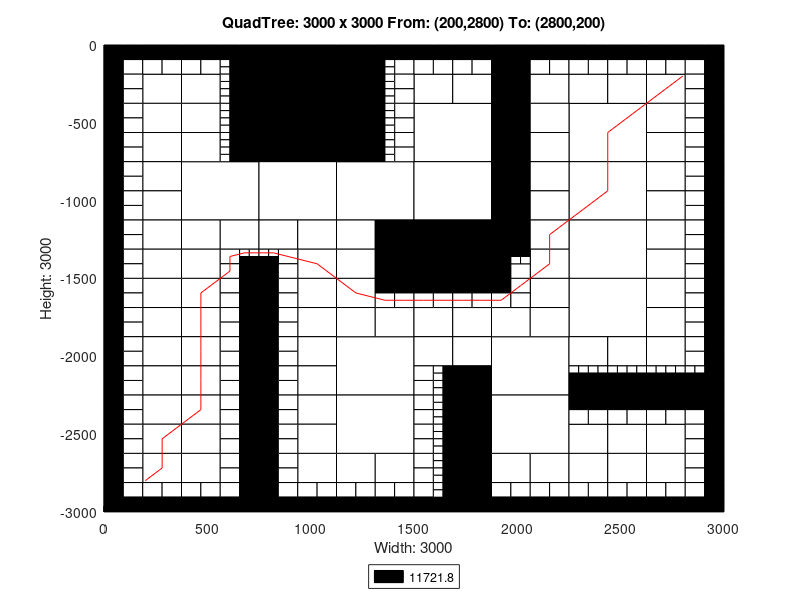

Here is the MATLAB script that generated this plot:
axis([0 3000 -3000 0]);
title('QuadTree: 3000 x 3000 From: (200,2800) To: (2800,200)');
xlabel('Width: 3000');
ylabel('Height: 3000');
rectangle('Position',[750 -375 375 375], 'FaceColor',[0 0 0]);
rectangle('Position',[750 -750 375 375], 'FaceColor',[0 0 0]);
rectangle('Position',[375 -1125 375 375], 'FaceColor',[1 1 1]);
rectangle('Position',[750 -1125 375 375], 'FaceColor',[1 1 1]);
rectangle('Position',[1125 -1125 375 375], 'FaceColor',[1 1 1]);
rectangle('Position',[1500 -750 375 375], 'FaceColor',[1 1 1]);
rectangle('Position',[2250 -750 375 375], 'FaceColor',[1 1 1]);
rectangle('Position',[1500 -1125 375 375], 'FaceColor',[1 1 1]);
rectangle('Position',[1500 -1500 375 375], 'FaceColor',[0 0 0]);
rectangle('Position',[2250 -1125 375 375], 'FaceColor',[1 1 1]);
rectangle('Position',[2250 -1500 375 375], 'FaceColor',[1 1 1]);
rectangle('Position',[1125 -2250 375 375], 'FaceColor',[1 1 1]);
rectangle('Position',[1125 -2625 375 375], 'FaceColor',[1 1 1]);
rectangle('Position',[1875 -2250 375 375], 'FaceColor',[1 1 1]);
rectangle('Position',[2250 -1875 375 375], 'FaceColor',[1 1 1]);
rectangle('Position',[1875 -2625 375 375], 'FaceColor',[1 1 1]);
rectangle('Position',[187.5 -375 187.5 187.5], 'FaceColor',[1 1 1]);
rectangle('Position',[375 -375 187.5 187.5], 'FaceColor',[1 1 1]);
rectangle('Position',[187.5 -562.5 187.5 187.5], 'FaceColor',[1 1 1]);
rectangle('Position',[187.5 -750 187.5 187.5], 'FaceColor',[1 1 1]);
rectangle('Position',[375 -562.5 187.5 187.5], 'FaceColor',[1 1 1]);
rectangle('Position',[375 -750 187.5 187.5], 'FaceColor',[1 1 1]);
rectangle('Position',[1125 -187.5 187.5 187.5], 'FaceColor',[0 0 0]);
rectangle('Position',[1125 -375 187.5 187.5], 'FaceColor',[0 0 0]);
rectangle('Position',[1125 -562.5 187.5 187.5], 'FaceColor',[0 0 0]);
rectangle('Position',[1125 -750 187.5 187.5], 'FaceColor',[0 0 0]);
rectangle('Position',[187.5 -937.5 187.5 187.5], 'FaceColor',[1 1 1]);
rectangle('Position',[187.5 -1125 187.5 187.5], 'FaceColor',[1 1 1]);
rectangle('Position',[187.5 -1312.5 187.5 187.5], 'FaceColor',[1 1 1]);
rectangle('Position',[187.5 -1500 187.5 187.5], 'FaceColor',[1 1 1]);
rectangle('Position',[375 -1312.5 187.5 187.5], 'FaceColor',[1 1 1]);
rectangle('Position',[562.5 -1312.5 187.5 187.5], 'FaceColor',[1 1 1]);
rectangle('Position',[375 -1500 187.5 187.5], 'FaceColor',[1 1 1]);
rectangle('Position',[750 -1312.5 187.5 187.5], 'FaceColor',[1 1 1]);
rectangle('Position',[937.5 -1312.5 187.5 187.5], 'FaceColor',[1 1 1]);
rectangle('Position',[937.5 -1500 187.5 187.5], 'FaceColor',[1 1 1]);
rectangle('Position',[1125 -1312.5 187.5 187.5], 'FaceColor',[1 1 1]);
rectangle('Position',[1312.5 -1312.5 187.5 187.5], 'FaceColor',[0 0 0]);
rectangle('Position',[1125 -1500 187.5 187.5], 'FaceColor',[1 1 1]);
rectangle('Position',[1312.5 -1500 187.5 187.5], 'FaceColor',[0 0 0]);
rectangle('Position',[1500 -375 187.5 187.5], 'FaceColor',[1 1 1]);
rectangle('Position',[1687.5 -375 187.5 187.5], 'FaceColor',[1 1 1]);
rectangle('Position',[1875 -187.5 187.5 187.5], 'FaceColor',[0 0 0]);
rectangle('Position',[1875 -375 187.5 187.5], 'FaceColor',[0 0 0]);
rectangle('Position',[2062.5 -375 187.5 187.5], 'FaceColor',[1 1 1]);
rectangle('Position',[1875 -562.5 187.5 187.5], 'FaceColor',[0 0 0]);
rectangle('Position',[2062.5 -562.5 187.5 187.5], 'FaceColor',[1 1 1]);
rectangle('Position',[1875 -750 187.5 187.5], 'FaceColor',[0 0 0]);
rectangle('Position',[2062.5 -750 187.5 187.5], 'FaceColor',[1 1 1]);
rectangle('Position',[2250 -375 187.5 187.5], 'FaceColor',[1 1 1]);
rectangle('Position',[2437.5 -375 187.5 187.5], 'FaceColor',[1 1 1]);
rectangle('Position',[2625 -375 187.5 187.5], 'FaceColor',[1 1 1]);
rectangle('Position',[2625 -562.5 187.5 187.5], 'FaceColor',[1 1 1]);
rectangle('Position',[2625 -750 187.5 187.5], 'FaceColor',[1 1 1]);
rectangle('Position',[1875 -937.5 187.5 187.5], 'FaceColor',[0 0 0]);
rectangle('Position',[2062.5 -937.5 187.5 187.5], 'FaceColor',[1 1 1]);
rectangle('Position',[1875 -1125 187.5 187.5], 'FaceColor',[0 0 0]);
rectangle('Position',[2062.5 -1125 187.5 187.5], 'FaceColor',[1 1 1]);
rectangle('Position',[1875 -1312.5 187.5 187.5], 'FaceColor',[0 0 0]);
rectangle('Position',[2062.5 -1312.5 187.5 187.5], 'FaceColor',[1 1 1]);
rectangle('Position',[2062.5 -1500 187.5 187.5], 'FaceColor',[1 1 1]);
rectangle('Position',[2625 -937.5 187.5 187.5], 'FaceColor',[1 1 1]);
rectangle('Position',[2625 -1125 187.5 187.5], 'FaceColor',[1 1 1]);
rectangle('Position',[2625 -1312.5 187.5 187.5], 'FaceColor',[1 1 1]);
rectangle('Position',[2625 -1500 187.5 187.5], 'FaceColor',[1 1 1]);
rectangle('Position',[187.5 -1687.5 187.5 187.5], 'FaceColor',[1 1 1]);
rectangle('Position',[187.5 -1875 187.5 187.5], 'FaceColor',[1 1 1]);
rectangle('Position',[375 -1687.5 187.5 187.5], 'FaceColor',[1 1 1]);
rectangle('Position',[375 -1875 187.5 187.5], 'FaceColor',[1 1 1]);
rectangle('Position',[187.5 -2062.5 187.5 187.5], 'FaceColor',[1 1 1]);
rectangle('Position',[187.5 -2250 187.5 187.5], 'FaceColor',[1 1 1]);
rectangle('Position',[375 -2062.5 187.5 187.5], 'FaceColor',[1 1 1]);
rectangle('Position',[375 -2250 187.5 187.5], 'FaceColor',[1 1 1]);
rectangle('Position',[937.5 -1687.5 187.5 187.5], 'FaceColor',[1 1 1]);
rectangle('Position',[937.5 -1875 187.5 187.5], 'FaceColor',[1 1 1]);
rectangle('Position',[1125 -1687.5 187.5 187.5], 'FaceColor',[1 1 1]);
rectangle('Position',[1125 -1875 187.5 187.5], 'FaceColor',[1 1 1]);
rectangle('Position',[1312.5 -1875 187.5 187.5], 'FaceColor',[1 1 1]);
rectangle('Position',[937.5 -2062.5 187.5 187.5], 'FaceColor',[1 1 1]);
rectangle('Position',[937.5 -2250 187.5 187.5], 'FaceColor',[1 1 1]);
rectangle('Position',[187.5 -2437.5 187.5 187.5], 'FaceColor',[1 1 1]);
rectangle('Position',[187.5 -2625 187.5 187.5], 'FaceColor',[1 1 1]);
rectangle('Position',[375 -2437.5 187.5 187.5], 'FaceColor',[1 1 1]);
rectangle('Position',[375 -2625 187.5 187.5], 'FaceColor',[1 1 1]);
rectangle('Position',[187.5 -2812.5 187.5 187.5], 'FaceColor',[1 1 1]);
rectangle('Position',[375 -2812.5 187.5 187.5], 'FaceColor',[1 1 1]);
rectangle('Position',[937.5 -2437.5 187.5 187.5], 'FaceColor',[1 1 1]);
rectangle('Position',[937.5 -2625 187.5 187.5], 'FaceColor',[1 1 1]);
rectangle('Position',[937.5 -2812.5 187.5 187.5], 'FaceColor',[1 1 1]);
rectangle('Position',[1125 -2812.5 187.5 187.5], 'FaceColor',[1 1 1]);
rectangle('Position',[1312.5 -2812.5 187.5 187.5], 'FaceColor',[1 1 1]);
rectangle('Position',[1500 -1875 187.5 187.5], 'FaceColor',[1 1 1]);
rectangle('Position',[1687.5 -1875 187.5 187.5], 'FaceColor',[1 1 1]);
rectangle('Position',[2062.5 -1687.5 187.5 187.5], 'FaceColor',[1 1 1]);
rectangle('Position',[1875 -1875 187.5 187.5], 'FaceColor',[1 1 1]);
rectangle('Position',[2062.5 -1875 187.5 187.5], 'FaceColor',[1 1 1]);
rectangle('Position',[1500 -2062.5 187.5 187.5], 'FaceColor',[1 1 1]);
rectangle('Position',[1687.5 -2062.5 187.5 187.5], 'FaceColor',[1 1 1]);
rectangle('Position',[1687.5 -2250 187.5 187.5], 'FaceColor',[0 0 0]);
rectangle('Position',[2625 -1687.5 187.5 187.5], 'FaceColor',[1 1 1]);
rectangle('Position',[2625 -1875 187.5 187.5], 'FaceColor',[1 1 1]);
rectangle('Position',[2250 -2062.5 187.5 187.5], 'FaceColor',[1 1 1]);
rectangle('Position',[2437.5 -2062.5 187.5 187.5], 'FaceColor',[1 1 1]);
rectangle('Position',[2625 -2062.5 187.5 187.5], 'FaceColor',[1 1 1]);
rectangle('Position',[1687.5 -2437.5 187.5 187.5], 'FaceColor',[0 0 0]);
rectangle('Position',[1687.5 -2625 187.5 187.5], 'FaceColor',[0 0 0]);
rectangle('Position',[1687.5 -2812.5 187.5 187.5], 'FaceColor',[0 0 0]);
rectangle('Position',[1687.5 -3000 187.5 187.5], 'FaceColor',[0 0 0]);
rectangle('Position',[1875 -2812.5 187.5 187.5], 'FaceColor',[1 1 1]);
rectangle('Position',[2062.5 -2812.5 187.5 187.5], 'FaceColor',[1 1 1]);
rectangle('Position',[2250 -2625 187.5 187.5], 'FaceColor',[1 1 1]);
rectangle('Position',[2437.5 -2625 187.5 187.5], 'FaceColor',[1 1 1]);
rectangle('Position',[2625 -2625 187.5 187.5], 'FaceColor',[1 1 1]);
rectangle('Position',[2250 -2812.5 187.5 187.5], 'FaceColor',[1 1 1]);
rectangle('Position',[2437.5 -2812.5 187.5 187.5], 'FaceColor',[1 1 1]);
rectangle('Position',[2625 -2812.5 187.5 187.5], 'FaceColor',[1 1 1]);
rectangle('Position',[0 -93.75 93.75 93.75], 'FaceColor',[0 0 0]);
rectangle('Position',[93.75 -93.75 93.75 93.75], 'FaceColor',[0 0 0]);
rectangle('Position',[0 -187.5 93.75 93.75], 'FaceColor',[0 0 0]);
rectangle('Position',[93.75 -187.5 93.75 93.75], 'FaceColor',[1 1 1]);
rectangle('Position',[187.5 -93.75 93.75 93.75], 'FaceColor',[0 0 0]);
rectangle('Position',[281.25 -93.75 93.75 93.75], 'FaceColor',[0 0 0]);
rectangle('Position',[187.5 -187.5 93.75 93.75], 'FaceColor',[1 1 1]);
rectangle('Position',[281.25 -187.5 93.75 93.75], 'FaceColor',[1 1 1]);
rectangle('Position',[0 -281.25 93.75 93.75], 'FaceColor',[0 0 0]);
rectangle('Position',[93.75 -281.25 93.75 93.75], 'FaceColor',[1 1 1]);
rectangle('Position',[0 -375 93.75 93.75], 'FaceColor',[0 0 0]);
rectangle('Position',[93.75 -375 93.75 93.75], 'FaceColor',[1 1 1]);
rectangle('Position',[375 -93.75 93.75 93.75], 'FaceColor',[0 0 0]);
rectangle('Position',[468.75 -93.75 93.75 93.75], 'FaceColor',[0 0 0]);
rectangle('Position',[375 -187.5 93.75 93.75], 'FaceColor',[1 1 1]);
rectangle('Position',[468.75 -187.5 93.75 93.75], 'FaceColor',[1 1 1]);
rectangle('Position',[562.5 -93.75 93.75 93.75], 'FaceColor',[0 0 0]);
rectangle('Position',[656.25 -93.75 93.75 93.75], 'FaceColor',[0 0 0]);
rectangle('Position',[656.25 -187.5 93.75 93.75], 'FaceColor',[0 0 0]);
rectangle('Position',[656.25 -281.25 93.75 93.75], 'FaceColor',[0 0 0]);
rectangle('Position',[656.25 -375 93.75 93.75], 'FaceColor',[0 0 0]);
rectangle('Position',[0 -468.75 93.75 93.75], 'FaceColor',[0 0 0]);
rectangle('Position',[93.75 -468.75 93.75 93.75], 'FaceColor',[1 1 1]);
rectangle('Position',[0 -562.5 93.75 93.75], 'FaceColor',[0 0 0]);
rectangle('Position',[93.75 -562.5 93.75 93.75], 'FaceColor',[1 1 1]);
rectangle('Position',[0 -656.25 93.75 93.75], 'FaceColor',[0 0 0]);
rectangle('Position',[93.75 -656.25 93.75 93.75], 'FaceColor',[1 1 1]);
rectangle('Position',[0 -750 93.75 93.75], 'FaceColor',[0 0 0]);
rectangle('Position',[93.75 -750 93.75 93.75], 'FaceColor',[1 1 1]);
rectangle('Position',[656.25 -468.75 93.75 93.75], 'FaceColor',[0 0 0]);
rectangle('Position',[656.25 -562.5 93.75 93.75], 'FaceColor',[0 0 0]);
rectangle('Position',[656.25 -656.25 93.75 93.75], 'FaceColor',[0 0 0]);
rectangle('Position',[656.25 -750 93.75 93.75], 'FaceColor',[0 0 0]);
rectangle('Position',[1312.5 -93.75 93.75 93.75], 'FaceColor',[0 0 0]);
rectangle('Position',[1406.25 -93.75 93.75 93.75], 'FaceColor',[0 0 0]);
rectangle('Position',[1406.25 -187.5 93.75 93.75], 'FaceColor',[1 1 1]);
rectangle('Position',[1406.25 -281.25 93.75 93.75], 'FaceColor',[1 1 1]);
rectangle('Position',[1406.25 -375 93.75 93.75], 'FaceColor',[1 1 1]);
rectangle('Position',[1406.25 -468.75 93.75 93.75], 'FaceColor',[1 1 1]);
rectangle('Position',[1406.25 -562.5 93.75 93.75], 'FaceColor',[1 1 1]);
rectangle('Position',[1406.25 -656.25 93.75 93.75], 'FaceColor',[1 1 1]);
rectangle('Position',[1406.25 -750 93.75 93.75], 'FaceColor',[1 1 1]);
rectangle('Position',[0 -843.75 93.75 93.75], 'FaceColor',[0 0 0]);
rectangle('Position',[93.75 -843.75 93.75 93.75], 'FaceColor',[1 1 1]);
rectangle('Position',[0 -937.5 93.75 93.75], 'FaceColor',[0 0 0]);
rectangle('Position',[93.75 -937.5 93.75 93.75], 'FaceColor',[1 1 1]);
rectangle('Position',[0 -1031.25 93.75 93.75], 'FaceColor',[0 0 0]);
rectangle('Position',[93.75 -1031.25 93.75 93.75], 'FaceColor',[1 1 1]);
rectangle('Position',[0 -1125 93.75 93.75], 'FaceColor',[0 0 0]);
rectangle('Position',[93.75 -1125 93.75 93.75], 'FaceColor',[1 1 1]);
rectangle('Position',[0 -1218.75 93.75 93.75], 'FaceColor',[0 0 0]);
rectangle('Position',[93.75 -1218.75 93.75 93.75], 'FaceColor',[1 1 1]);
rectangle('Position',[0 -1312.5 93.75 93.75], 'FaceColor',[0 0 0]);
rectangle('Position',[93.75 -1312.5 93.75 93.75], 'FaceColor',[1 1 1]);
rectangle('Position',[0 -1406.25 93.75 93.75], 'FaceColor',[0 0 0]);
rectangle('Position',[93.75 -1406.25 93.75 93.75], 'FaceColor',[1 1 1]);
rectangle('Position',[0 -1500 93.75 93.75], 'FaceColor',[0 0 0]);
rectangle('Position',[93.75 -1500 93.75 93.75], 'FaceColor',[1 1 1]);
rectangle('Position',[562.5 -1406.25 93.75 93.75], 'FaceColor',[1 1 1]);
rectangle('Position',[562.5 -1500 93.75 93.75], 'FaceColor',[1 1 1]);
rectangle('Position',[656.25 -1500 93.75 93.75], 'FaceColor',[0 0 0]);
rectangle('Position',[843.75 -1406.25 93.75 93.75], 'FaceColor',[1 1 1]);
rectangle('Position',[750 -1500 93.75 93.75], 'FaceColor',[0 0 0]);
rectangle('Position',[843.75 -1500 93.75 93.75], 'FaceColor',[1 1 1]);
rectangle('Position',[1500 -93.75 93.75 93.75], 'FaceColor',[0 0 0]);
rectangle('Position',[1593.75 -93.75 93.75 93.75], 'FaceColor',[0 0 0]);
rectangle('Position',[1500 -187.5 93.75 93.75], 'FaceColor',[1 1 1]);
rectangle('Position',[1593.75 -187.5 93.75 93.75], 'FaceColor',[1 1 1]);
rectangle('Position',[1687.5 -93.75 93.75 93.75], 'FaceColor',[0 0 0]);
rectangle('Position',[1781.25 -93.75 93.75 93.75], 'FaceColor',[0 0 0]);
rectangle('Position',[1687.5 -187.5 93.75 93.75], 'FaceColor',[1 1 1]);
rectangle('Position',[1781.25 -187.5 93.75 93.75], 'FaceColor',[1 1 1]);
rectangle('Position',[2062.5 -93.75 93.75 93.75], 'FaceColor',[0 0 0]);
rectangle('Position',[2156.25 -93.75 93.75 93.75], 'FaceColor',[0 0 0]);
rectangle('Position',[2062.5 -187.5 93.75 93.75], 'FaceColor',[1 1 1]);
rectangle('Position',[2156.25 -187.5 93.75 93.75], 'FaceColor',[1 1 1]);
rectangle('Position',[2250 -93.75 93.75 93.75], 'FaceColor',[0 0 0]);
rectangle('Position',[2343.75 -93.75 93.75 93.75], 'FaceColor',[0 0 0]);
rectangle('Position',[2250 -187.5 93.75 93.75], 'FaceColor',[1 1 1]);
rectangle('Position',[2343.75 -187.5 93.75 93.75], 'FaceColor',[1 1 1]);
rectangle('Position',[2437.5 -93.75 93.75 93.75], 'FaceColor',[0 0 0]);
rectangle('Position',[2531.25 -93.75 93.75 93.75], 'FaceColor',[0 0 0]);
rectangle('Position',[2437.5 -187.5 93.75 93.75], 'FaceColor',[1 1 1]);
rectangle('Position',[2531.25 -187.5 93.75 93.75], 'FaceColor',[1 1 1]);
rectangle('Position',[2625 -93.75 93.75 93.75], 'FaceColor',[0 0 0]);
rectangle('Position',[2718.75 -93.75 93.75 93.75], 'FaceColor',[0 0 0]);
rectangle('Position',[2625 -187.5 93.75 93.75], 'FaceColor',[1 1 1]);
rectangle('Position',[2718.75 -187.5 93.75 93.75], 'FaceColor',[1 1 1]);
rectangle('Position',[2812.5 -93.75 93.75 93.75], 'FaceColor',[0 0 0]);
rectangle('Position',[2906.25 -93.75 93.75 93.75], 'FaceColor',[0 0 0]);
rectangle('Position',[2812.5 -187.5 93.75 93.75], 'FaceColor',[1 1 1]);
rectangle('Position',[2906.25 -187.5 93.75 93.75], 'FaceColor',[0 0 0]);
rectangle('Position',[2812.5 -281.25 93.75 93.75], 'FaceColor',[1 1 1]);
rectangle('Position',[2906.25 -281.25 93.75 93.75], 'FaceColor',[0 0 0]);
rectangle('Position',[2812.5 -375 93.75 93.75], 'FaceColor',[1 1 1]);
rectangle('Position',[2906.25 -375 93.75 93.75], 'FaceColor',[0 0 0]);
rectangle('Position',[2812.5 -468.75 93.75 93.75], 'FaceColor',[1 1 1]);
rectangle('Position',[2906.25 -468.75 93.75 93.75], 'FaceColor',[0 0 0]);
rectangle('Position',[2812.5 -562.5 93.75 93.75], 'FaceColor',[1 1 1]);
rectangle('Position',[2906.25 -562.5 93.75 93.75], 'FaceColor',[0 0 0]);
rectangle('Position',[2812.5 -656.25 93.75 93.75], 'FaceColor',[1 1 1]);
rectangle('Position',[2906.25 -656.25 93.75 93.75], 'FaceColor',[0 0 0]);
rectangle('Position',[2812.5 -750 93.75 93.75], 'FaceColor',[1 1 1]);
rectangle('Position',[2906.25 -750 93.75 93.75], 'FaceColor',[0 0 0]);
rectangle('Position',[1875 -1406.25 93.75 93.75], 'FaceColor',[0 0 0]);
rectangle('Position',[1875 -1500 93.75 93.75], 'FaceColor',[0 0 0]);
rectangle('Position',[1968.75 -1500 93.75 93.75], 'FaceColor',[1 1 1]);
rectangle('Position',[2812.5 -843.75 93.75 93.75], 'FaceColor',[1 1 1]);
rectangle('Position',[2906.25 -843.75 93.75 93.75], 'FaceColor',[0 0 0]);
rectangle('Position',[2812.5 -937.5 93.75 93.75], 'FaceColor',[1 1 1]);
rectangle('Position',[2906.25 -937.5 93.75 93.75], 'FaceColor',[0 0 0]);
rectangle('Position',[2812.5 -1031.25 93.75 93.75], 'FaceColor',[1 1 1]);
rectangle('Position',[2906.25 -1031.25 93.75 93.75], 'FaceColor',[0 0 0]);
rectangle('Position',[2812.5 -1125 93.75 93.75], 'FaceColor',[1 1 1]);
rectangle('Position',[2906.25 -1125 93.75 93.75], 'FaceColor',[0 0 0]);
rectangle('Position',[2812.5 -1218.75 93.75 93.75], 'FaceColor',[1 1 1]);
rectangle('Position',[2906.25 -1218.75 93.75 93.75], 'FaceColor',[0 0 0]);
rectangle('Position',[2812.5 -1312.5 93.75 93.75], 'FaceColor',[1 1 1]);
rectangle('Position',[2906.25 -1312.5 93.75 93.75], 'FaceColor',[0 0 0]);
rectangle('Position',[2812.5 -1406.25 93.75 93.75], 'FaceColor',[1 1 1]);
rectangle('Position',[2906.25 -1406.25 93.75 93.75], 'FaceColor',[0 0 0]);
rectangle('Position',[2812.5 -1500 93.75 93.75], 'FaceColor',[1 1 1]);
rectangle('Position',[2906.25 -1500 93.75 93.75], 'FaceColor',[0 0 0]);
rectangle('Position',[0 -1593.75 93.75 93.75], 'FaceColor',[0 0 0]);
rectangle('Position',[93.75 -1593.75 93.75 93.75], 'FaceColor',[1 1 1]);
rectangle('Position',[0 -1687.5 93.75 93.75], 'FaceColor',[0 0 0]);
rectangle('Position',[93.75 -1687.5 93.75 93.75], 'FaceColor',[1 1 1]);
rectangle('Position',[0 -1781.25 93.75 93.75], 'FaceColor',[0 0 0]);
rectangle('Position',[93.75 -1781.25 93.75 93.75], 'FaceColor',[1 1 1]);
rectangle('Position',[0 -1875 93.75 93.75], 'FaceColor',[0 0 0]);
rectangle('Position',[93.75 -1875 93.75 93.75], 'FaceColor',[1 1 1]);
rectangle('Position',[562.5 -1593.75 93.75 93.75], 'FaceColor',[1 1 1]);
rectangle('Position',[656.25 -1593.75 93.75 93.75], 'FaceColor',[0 0 0]);
rectangle('Position',[562.5 -1687.5 93.75 93.75], 'FaceColor',[1 1 1]);
rectangle('Position',[656.25 -1687.5 93.75 93.75], 'FaceColor',[0 0 0]);
rectangle('Position',[562.5 -1781.25 93.75 93.75], 'FaceColor',[1 1 1]);
rectangle('Position',[656.25 -1781.25 93.75 93.75], 'FaceColor',[0 0 0]);
rectangle('Position',[562.5 -1875 93.75 93.75], 'FaceColor',[1 1 1]);
rectangle('Position',[656.25 -1875 93.75 93.75], 'FaceColor',[0 0 0]);
rectangle('Position',[0 -1968.75 93.75 93.75], 'FaceColor',[0 0 0]);
rectangle('Position',[93.75 -1968.75 93.75 93.75], 'FaceColor',[1 1 1]);
rectangle('Position',[0 -2062.5 93.75 93.75], 'FaceColor',[0 0 0]);
rectangle('Position',[93.75 -2062.5 93.75 93.75], 'FaceColor',[1 1 1]);
rectangle('Position',[0 -2156.25 93.75 93.75], 'FaceColor',[0 0 0]);
rectangle('Position',[93.75 -2156.25 93.75 93.75], 'FaceColor',[1 1 1]);
rectangle('Position',[0 -2250 93.75 93.75], 'FaceColor',[0 0 0]);
rectangle('Position',[93.75 -2250 93.75 93.75], 'FaceColor',[1 1 1]);
rectangle('Position',[562.5 -1968.75 93.75 93.75], 'FaceColor',[1 1 1]);
rectangle('Position',[656.25 -1968.75 93.75 93.75], 'FaceColor',[0 0 0]);
rectangle('Position',[562.5 -2062.5 93.75 93.75], 'FaceColor',[1 1 1]);
rectangle('Position',[656.25 -2062.5 93.75 93.75], 'FaceColor',[0 0 0]);
rectangle('Position',[562.5 -2156.25 93.75 93.75], 'FaceColor',[1 1 1]);
rectangle('Position',[656.25 -2156.25 93.75 93.75], 'FaceColor',[0 0 0]);
rectangle('Position',[562.5 -2250 93.75 93.75], 'FaceColor',[1 1 1]);
rectangle('Position',[656.25 -2250 93.75 93.75], 'FaceColor',[0 0 0]);
rectangle('Position',[750 -1593.75 93.75 93.75], 'FaceColor',[0 0 0]);
rectangle('Position',[843.75 -1593.75 93.75 93.75], 'FaceColor',[1 1 1]);
rectangle('Position',[750 -1687.5 93.75 93.75], 'FaceColor',[0 0 0]);
rectangle('Position',[843.75 -1687.5 93.75 93.75], 'FaceColor',[1 1 1]);
rectangle('Position',[750 -1781.25 93.75 93.75], 'FaceColor',[0 0 0]);
rectangle('Position',[843.75 -1781.25 93.75 93.75], 'FaceColor',[1 1 1]);
rectangle('Position',[750 -1875 93.75 93.75], 'FaceColor',[0 0 0]);
rectangle('Position',[843.75 -1875 93.75 93.75], 'FaceColor',[1 1 1]);
rectangle('Position',[1312.5 -1593.75 93.75 93.75], 'FaceColor',[0 0 0]);
rectangle('Position',[1406.25 -1593.75 93.75 93.75], 'FaceColor',[0 0 0]);
rectangle('Position',[1312.5 -1687.5 93.75 93.75], 'FaceColor',[1 1 1]);
rectangle('Position',[1406.25 -1687.5 93.75 93.75], 'FaceColor',[1 1 1]);
rectangle('Position',[750 -1968.75 93.75 93.75], 'FaceColor',[0 0 0]);
rectangle('Position',[843.75 -1968.75 93.75 93.75], 'FaceColor',[1 1 1]);
rectangle('Position',[750 -2062.5 93.75 93.75], 'FaceColor',[0 0 0]);
rectangle('Position',[843.75 -2062.5 93.75 93.75], 'FaceColor',[1 1 1]);
rectangle('Position',[750 -2156.25 93.75 93.75], 'FaceColor',[0 0 0]);
rectangle('Position',[843.75 -2156.25 93.75 93.75], 'FaceColor',[1 1 1]);
rectangle('Position',[750 -2250 93.75 93.75], 'FaceColor',[0 0 0]);
rectangle('Position',[843.75 -2250 93.75 93.75], 'FaceColor',[1 1 1]);
rectangle('Position',[0 -2343.75 93.75 93.75], 'FaceColor',[0 0 0]);
rectangle('Position',[93.75 -2343.75 93.75 93.75], 'FaceColor',[1 1 1]);
rectangle('Position',[0 -2437.5 93.75 93.75], 'FaceColor',[0 0 0]);
rectangle('Position',[93.75 -2437.5 93.75 93.75], 'FaceColor',[1 1 1]);
rectangle('Position',[0 -2531.25 93.75 93.75], 'FaceColor',[0 0 0]);
rectangle('Position',[93.75 -2531.25 93.75 93.75], 'FaceColor',[1 1 1]);
rectangle('Position',[0 -2625 93.75 93.75], 'FaceColor',[0 0 0]);
rectangle('Position',[93.75 -2625 93.75 93.75], 'FaceColor',[1 1 1]);
rectangle('Position',[562.5 -2343.75 93.75 93.75], 'FaceColor',[1 1 1]);
rectangle('Position',[656.25 -2343.75 93.75 93.75], 'FaceColor',[0 0 0]);
rectangle('Position',[562.5 -2437.5 93.75 93.75], 'FaceColor',[1 1 1]);
rectangle('Position',[656.25 -2437.5 93.75 93.75], 'FaceColor',[0 0 0]);
rectangle('Position',[562.5 -2531.25 93.75 93.75], 'FaceColor',[1 1 1]);
rectangle('Position',[656.25 -2531.25 93.75 93.75], 'FaceColor',[0 0 0]);
rectangle('Position',[562.5 -2625 93.75 93.75], 'FaceColor',[1 1 1]);
rectangle('Position',[656.25 -2625 93.75 93.75], 'FaceColor',[0 0 0]);
rectangle('Position',[0 -2718.75 93.75 93.75], 'FaceColor',[0 0 0]);
rectangle('Position',[93.75 -2718.75 93.75 93.75], 'FaceColor',[1 1 1]);
rectangle('Position',[0 -2812.5 93.75 93.75], 'FaceColor',[0 0 0]);
rectangle('Position',[93.75 -2812.5 93.75 93.75], 'FaceColor',[1 1 1]);
rectangle('Position',[0 -2906.25 93.75 93.75], 'FaceColor',[0 0 0]);
rectangle('Position',[93.75 -2906.25 93.75 93.75], 'FaceColor',[1 1 1]);
rectangle('Position',[0 -3000 93.75 93.75], 'FaceColor',[0 0 0]);
rectangle('Position',[93.75 -3000 93.75 93.75], 'FaceColor',[0 0 0]);
rectangle('Position',[187.5 -2906.25 93.75 93.75], 'FaceColor',[1 1 1]);
rectangle('Position',[281.25 -2906.25 93.75 93.75], 'FaceColor',[1 1 1]);
rectangle('Position',[187.5 -3000 93.75 93.75], 'FaceColor',[0 0 0]);
rectangle('Position',[281.25 -3000 93.75 93.75], 'FaceColor',[0 0 0]);
rectangle('Position',[562.5 -2718.75 93.75 93.75], 'FaceColor',[1 1 1]);
rectangle('Position',[656.25 -2718.75 93.75 93.75], 'FaceColor',[0 0 0]);
rectangle('Position',[562.5 -2812.5 93.75 93.75], 'FaceColor',[1 1 1]);
rectangle('Position',[656.25 -2812.5 93.75 93.75], 'FaceColor',[0 0 0]);
rectangle('Position',[375 -2906.25 93.75 93.75], 'FaceColor',[1 1 1]);
rectangle('Position',[468.75 -2906.25 93.75 93.75], 'FaceColor',[1 1 1]);
rectangle('Position',[375 -3000 93.75 93.75], 'FaceColor',[0 0 0]);
rectangle('Position',[468.75 -3000 93.75 93.75], 'FaceColor',[0 0 0]);
rectangle('Position',[562.5 -2906.25 93.75 93.75], 'FaceColor',[1 1 1]);
rectangle('Position',[656.25 -2906.25 93.75 93.75], 'FaceColor',[0 0 0]);
rectangle('Position',[562.5 -3000 93.75 93.75], 'FaceColor',[0 0 0]);
rectangle('Position',[656.25 -3000 93.75 93.75], 'FaceColor',[0 0 0]);
rectangle('Position',[750 -2343.75 93.75 93.75], 'FaceColor',[0 0 0]);
rectangle('Position',[843.75 -2343.75 93.75 93.75], 'FaceColor',[1 1 1]);
rectangle('Position',[750 -2437.5 93.75 93.75], 'FaceColor',[0 0 0]);
rectangle('Position',[843.75 -2437.5 93.75 93.75], 'FaceColor',[1 1 1]);
rectangle('Position',[750 -2531.25 93.75 93.75], 'FaceColor',[0 0 0]);
rectangle('Position',[843.75 -2531.25 93.75 93.75], 'FaceColor',[1 1 1]);
rectangle('Position',[750 -2625 93.75 93.75], 'FaceColor',[0 0 0]);
rectangle('Position',[843.75 -2625 93.75 93.75], 'FaceColor',[1 1 1]);
rectangle('Position',[750 -2718.75 93.75 93.75], 'FaceColor',[0 0 0]);
rectangle('Position',[843.75 -2718.75 93.75 93.75], 'FaceColor',[1 1 1]);
rectangle('Position',[750 -2812.5 93.75 93.75], 'FaceColor',[0 0 0]);
rectangle('Position',[843.75 -2812.5 93.75 93.75], 'FaceColor',[1 1 1]);
rectangle('Position',[750 -2906.25 93.75 93.75], 'FaceColor',[0 0 0]);
rectangle('Position',[843.75 -2906.25 93.75 93.75], 'FaceColor',[1 1 1]);
rectangle('Position',[750 -3000 93.75 93.75], 'FaceColor',[0 0 0]);
rectangle('Position',[843.75 -3000 93.75 93.75], 'FaceColor',[0 0 0]);
rectangle('Position',[937.5 -2906.25 93.75 93.75], 'FaceColor',[1 1 1]);
rectangle('Position',[1031.25 -2906.25 93.75 93.75], 'FaceColor',[1 1 1]);
rectangle('Position',[937.5 -3000 93.75 93.75], 'FaceColor',[0 0 0]);
rectangle('Position',[1031.25 -3000 93.75 93.75], 'FaceColor',[0 0 0]);
rectangle('Position',[1125 -2906.25 93.75 93.75], 'FaceColor',[1 1 1]);
rectangle('Position',[1218.75 -2906.25 93.75 93.75], 'FaceColor',[1 1 1]);
rectangle('Position',[1125 -3000 93.75 93.75], 'FaceColor',[0 0 0]);
rectangle('Position',[1218.75 -3000 93.75 93.75], 'FaceColor',[0 0 0]);
rectangle('Position',[1312.5 -2906.25 93.75 93.75], 'FaceColor',[1 1 1]);
rectangle('Position',[1406.25 -2906.25 93.75 93.75], 'FaceColor',[1 1 1]);
rectangle('Position',[1312.5 -3000 93.75 93.75], 'FaceColor',[0 0 0]);
rectangle('Position',[1406.25 -3000 93.75 93.75], 'FaceColor',[0 0 0]);
rectangle('Position',[1500 -1593.75 93.75 93.75], 'FaceColor',[0 0 0]);
rectangle('Position',[1593.75 -1593.75 93.75 93.75], 'FaceColor',[0 0 0]);
rectangle('Position',[1500 -1687.5 93.75 93.75], 'FaceColor',[1 1 1]);
rectangle('Position',[1593.75 -1687.5 93.75 93.75], 'FaceColor',[1 1 1]);
rectangle('Position',[1687.5 -1593.75 93.75 93.75], 'FaceColor',[0 0 0]);
rectangle('Position',[1781.25 -1593.75 93.75 93.75], 'FaceColor',[0 0 0]);
rectangle('Position',[1687.5 -1687.5 93.75 93.75], 'FaceColor',[1 1 1]);
rectangle('Position',[1781.25 -1687.5 93.75 93.75], 'FaceColor',[1 1 1]);
rectangle('Position',[1875 -1593.75 93.75 93.75], 'FaceColor',[0 0 0]);
rectangle('Position',[1968.75 -1593.75 93.75 93.75], 'FaceColor',[1 1 1]);
rectangle('Position',[1875 -1687.5 93.75 93.75], 'FaceColor',[1 1 1]);
rectangle('Position',[1968.75 -1687.5 93.75 93.75], 'FaceColor',[1 1 1]);
rectangle('Position',[1500 -2156.25 93.75 93.75], 'FaceColor',[1 1 1]);
rectangle('Position',[1500 -2250 93.75 93.75], 'FaceColor',[1 1 1]);
rectangle('Position',[2812.5 -1593.75 93.75 93.75], 'FaceColor',[1 1 1]);
rectangle('Position',[2906.25 -1593.75 93.75 93.75], 'FaceColor',[0 0 0]);
rectangle('Position',[2812.5 -1687.5 93.75 93.75], 'FaceColor',[1 1 1]);
rectangle('Position',[2906.25 -1687.5 93.75 93.75], 'FaceColor',[0 0 0]);
rectangle('Position',[2812.5 -1781.25 93.75 93.75], 'FaceColor',[1 1 1]);
rectangle('Position',[2906.25 -1781.25 93.75 93.75], 'FaceColor',[0 0 0]);
rectangle('Position',[2812.5 -1875 93.75 93.75], 'FaceColor',[1 1 1]);
rectangle('Position',[2906.25 -1875 93.75 93.75], 'FaceColor',[0 0 0]);
rectangle('Position',[2250 -2250 93.75 93.75], 'FaceColor',[0 0 0]);
rectangle('Position',[2343.75 -2250 93.75 93.75], 'FaceColor',[0 0 0]);
rectangle('Position',[2437.5 -2250 93.75 93.75], 'FaceColor',[0 0 0]);
rectangle('Position',[2531.25 -2250 93.75 93.75], 'FaceColor',[0 0 0]);
rectangle('Position',[2812.5 -1968.75 93.75 93.75], 'FaceColor',[1 1 1]);
rectangle('Position',[2906.25 -1968.75 93.75 93.75], 'FaceColor',[0 0 0]);
rectangle('Position',[2812.5 -2062.5 93.75 93.75], 'FaceColor',[1 1 1]);
rectangle('Position',[2906.25 -2062.5 93.75 93.75], 'FaceColor',[0 0 0]);
rectangle('Position',[2625 -2250 93.75 93.75], 'FaceColor',[0 0 0]);
rectangle('Position',[2718.75 -2250 93.75 93.75], 'FaceColor',[0 0 0]);
rectangle('Position',[2906.25 -2156.25 93.75 93.75], 'FaceColor',[0 0 0]);
rectangle('Position',[2812.5 -2250 93.75 93.75], 'FaceColor',[0 0 0]);
rectangle('Position',[2906.25 -2250 93.75 93.75], 'FaceColor',[0 0 0]);
rectangle('Position',[1500 -2343.75 93.75 93.75], 'FaceColor',[1 1 1]);
rectangle('Position',[1500 -2437.5 93.75 93.75], 'FaceColor',[1 1 1]);
rectangle('Position',[1500 -2531.25 93.75 93.75], 'FaceColor',[1 1 1]);
rectangle('Position',[1500 -2625 93.75 93.75], 'FaceColor',[1 1 1]);
rectangle('Position',[1500 -2718.75 93.75 93.75], 'FaceColor',[1 1 1]);
rectangle('Position',[1500 -2812.5 93.75 93.75], 'FaceColor',[1 1 1]);
rectangle('Position',[1500 -2906.25 93.75 93.75], 'FaceColor',[1 1 1]);
rectangle('Position',[1500 -3000 93.75 93.75], 'FaceColor',[0 0 0]);
rectangle('Position',[1593.75 -3000 93.75 93.75], 'FaceColor',[0 0 0]);
rectangle('Position',[1875 -2906.25 93.75 93.75], 'FaceColor',[1 1 1]);
rectangle('Position',[1968.75 -2906.25 93.75 93.75], 'FaceColor',[1 1 1]);
rectangle('Position',[1875 -3000 93.75 93.75], 'FaceColor',[0 0 0]);
rectangle('Position',[1968.75 -3000 93.75 93.75], 'FaceColor',[0 0 0]);
rectangle('Position',[2062.5 -2906.25 93.75 93.75], 'FaceColor',[1 1 1]);
rectangle('Position',[2156.25 -2906.25 93.75 93.75], 'FaceColor',[1 1 1]);
rectangle('Position',[2062.5 -3000 93.75 93.75], 'FaceColor',[0 0 0]);
rectangle('Position',[2156.25 -3000 93.75 93.75], 'FaceColor',[0 0 0]);
rectangle('Position',[2250 -2343.75 93.75 93.75], 'FaceColor',[0 0 0]);
rectangle('Position',[2343.75 -2343.75 93.75 93.75], 'FaceColor',[0 0 0]);
rectangle('Position',[2250 -2437.5 93.75 93.75], 'FaceColor',[1 1 1]);
rectangle('Position',[2343.75 -2437.5 93.75 93.75], 'FaceColor',[1 1 1]);
rectangle('Position',[2437.5 -2343.75 93.75 93.75], 'FaceColor',[0 0 0]);
rectangle('Position',[2531.25 -2343.75 93.75 93.75], 'FaceColor',[0 0 0]);
rectangle('Position',[2437.5 -2437.5 93.75 93.75], 'FaceColor',[1 1 1]);
rectangle('Position',[2531.25 -2437.5 93.75 93.75], 'FaceColor',[1 1 1]);
rectangle('Position',[2625 -2343.75 93.75 93.75], 'FaceColor',[0 0 0]);
rectangle('Position',[2718.75 -2343.75 93.75 93.75], 'FaceColor',[0 0 0]);
rectangle('Position',[2625 -2437.5 93.75 93.75], 'FaceColor',[1 1 1]);
rectangle('Position',[2718.75 -2437.5 93.75 93.75], 'FaceColor',[1 1 1]);
rectangle('Position',[2812.5 -2343.75 93.75 93.75], 'FaceColor',[0 0 0]);
rectangle('Position',[2906.25 -2343.75 93.75 93.75], 'FaceColor',[0 0 0]);
rectangle('Position',[2812.5 -2437.5 93.75 93.75], 'FaceColor',[1 1 1]);
rectangle('Position',[2906.25 -2437.5 93.75 93.75], 'FaceColor',[0 0 0]);
rectangle('Position',[2812.5 -2531.25 93.75 93.75], 'FaceColor',[1 1 1]);
rectangle('Position',[2906.25 -2531.25 93.75 93.75], 'FaceColor',[0 0 0]);
rectangle('Position',[2812.5 -2625 93.75 93.75], 'FaceColor',[1 1 1]);
rectangle('Position',[2906.25 -2625 93.75 93.75], 'FaceColor',[0 0 0]);
rectangle('Position',[2250 -2906.25 93.75 93.75], 'FaceColor',[1 1 1]);
rectangle('Position',[2343.75 -2906.25 93.75 93.75], 'FaceColor',[1 1 1]);
rectangle('Position',[2250 -3000 93.75 93.75], 'FaceColor',[0 0 0]);
rectangle('Position',[2343.75 -3000 93.75 93.75], 'FaceColor',[0 0 0]);
rectangle('Position',[2437.5 -2906.25 93.75 93.75], 'FaceColor',[1 1 1]);
rectangle('Position',[2531.25 -2906.25 93.75 93.75], 'FaceColor',[1 1 1]);
rectangle('Position',[2437.5 -3000 93.75 93.75], 'FaceColor',[0 0 0]);
rectangle('Position',[2531.25 -3000 93.75 93.75], 'FaceColor',[0 0 0]);
rectangle('Position',[2812.5 -2718.75 93.75 93.75], 'FaceColor',[1 1 1]);
rectangle('Position',[2906.25 -2718.75 93.75 93.75], 'FaceColor',[0 0 0]);
rectangle('Position',[2812.5 -2812.5 93.75 93.75], 'FaceColor',[1 1 1]);
rectangle('Position',[2906.25 -2812.5 93.75 93.75], 'FaceColor',[0 0 0]);
rectangle('Position',[2625 -2906.25 93.75 93.75], 'FaceColor',[1 1 1]);
rectangle('Position',[2718.75 -2906.25 93.75 93.75], 'FaceColor',[1 1 1]);
rectangle('Position',[2625 -3000 93.75 93.75], 'FaceColor',[0 0 0]);
rectangle('Position',[2718.75 -3000 93.75 93.75], 'FaceColor',[0 0 0]);
rectangle('Position',[2812.5 -2906.25 93.75 93.75], 'FaceColor',[1 1 1]);
rectangle('Position',[2906.25 -2906.25 93.75 93.75], 'FaceColor',[0 0 0]);
rectangle('Position',[2812.5 -3000 93.75 93.75], 'FaceColor',[0 0 0]);
rectangle('Position',[2906.25 -3000 93.75 93.75], 'FaceColor',[0 0 0]);
rectangle('Position',[562.5 -140.625 46.875 46.875], 'FaceColor',[1 1 1]);
rectangle('Position',[609.375 -140.625 46.875 46.875], 'FaceColor',[0 0 0]);
rectangle('Position',[562.5 -187.5 46.875 46.875], 'FaceColor',[1 1 1]);
rectangle('Position',[609.375 -187.5 46.875 46.875], 'FaceColor',[0 0 0]);
rectangle('Position',[562.5 -234.375 46.875 46.875], 'FaceColor',[1 1 1]);
rectangle('Position',[609.375 -234.375 46.875 46.875], 'FaceColor',[0 0 0]);
rectangle('Position',[562.5 -281.25 46.875 46.875], 'FaceColor',[1 1 1]);
rectangle('Position',[609.375 -281.25 46.875 46.875], 'FaceColor',[0 0 0]);
rectangle('Position',[562.5 -328.125 46.875 46.875], 'FaceColor',[1 1 1]);
rectangle('Position',[609.375 -328.125 46.875 46.875], 'FaceColor',[0 0 0]);
rectangle('Position',[562.5 -375 46.875 46.875], 'FaceColor',[1 1 1]);
rectangle('Position',[609.375 -375 46.875 46.875], 'FaceColor',[0 0 0]);
rectangle('Position',[562.5 -421.875 46.875 46.875], 'FaceColor',[1 1 1]);
rectangle('Position',[609.375 -421.875 46.875 46.875], 'FaceColor',[0 0 0]);
rectangle('Position',[562.5 -468.75 46.875 46.875], 'FaceColor',[1 1 1]);
rectangle('Position',[609.375 -468.75 46.875 46.875], 'FaceColor',[0 0 0]);
rectangle('Position',[562.5 -515.625 46.875 46.875], 'FaceColor',[1 1 1]);
rectangle('Position',[609.375 -515.625 46.875 46.875], 'FaceColor',[0 0 0]);
rectangle('Position',[562.5 -562.5 46.875 46.875], 'FaceColor',[1 1 1]);
rectangle('Position',[609.375 -562.5 46.875 46.875], 'FaceColor',[0 0 0]);
rectangle('Position',[562.5 -609.375 46.875 46.875], 'FaceColor',[1 1 1]);
rectangle('Position',[609.375 -609.375 46.875 46.875], 'FaceColor',[0 0 0]);
rectangle('Position',[562.5 -656.25 46.875 46.875], 'FaceColor',[1 1 1]);
rectangle('Position',[609.375 -656.25 46.875 46.875], 'FaceColor',[0 0 0]);
rectangle('Position',[562.5 -703.125 46.875 46.875], 'FaceColor',[1 1 1]);
rectangle('Position',[609.375 -703.125 46.875 46.875], 'FaceColor',[0 0 0]);
rectangle('Position',[562.5 -750 46.875 46.875], 'FaceColor',[1 1 1]);
rectangle('Position',[609.375 -750 46.875 46.875], 'FaceColor',[0 0 0]);
rectangle('Position',[1312.5 -140.625 46.875 46.875], 'FaceColor',[0 0 0]);
rectangle('Position',[1359.38 -140.625 46.875 46.875], 'FaceColor',[1 1 1]);
rectangle('Position',[1312.5 -187.5 46.875 46.875], 'FaceColor',[0 0 0]);
rectangle('Position',[1359.38 -187.5 46.875 46.875], 'FaceColor',[1 1 1]);
rectangle('Position',[1312.5 -234.375 46.875 46.875], 'FaceColor',[0 0 0]);
rectangle('Position',[1359.38 -234.375 46.875 46.875], 'FaceColor',[1 1 1]);
rectangle('Position',[1312.5 -281.25 46.875 46.875], 'FaceColor',[0 0 0]);
rectangle('Position',[1359.38 -281.25 46.875 46.875], 'FaceColor',[1 1 1]);
rectangle('Position',[1312.5 -328.125 46.875 46.875], 'FaceColor',[0 0 0]);
rectangle('Position',[1359.38 -328.125 46.875 46.875], 'FaceColor',[1 1 1]);
rectangle('Position',[1312.5 -375 46.875 46.875], 'FaceColor',[0 0 0]);
rectangle('Position',[1359.38 -375 46.875 46.875], 'FaceColor',[1 1 1]);
rectangle('Position',[1312.5 -421.875 46.875 46.875], 'FaceColor',[0 0 0]);
rectangle('Position',[1359.38 -421.875 46.875 46.875], 'FaceColor',[1 1 1]);
rectangle('Position',[1312.5 -468.75 46.875 46.875], 'FaceColor',[0 0 0]);
rectangle('Position',[1359.38 -468.75 46.875 46.875], 'FaceColor',[1 1 1]);
rectangle('Position',[1312.5 -515.625 46.875 46.875], 'FaceColor',[0 0 0]);
rectangle('Position',[1359.38 -515.625 46.875 46.875], 'FaceColor',[1 1 1]);
rectangle('Position',[1312.5 -562.5 46.875 46.875], 'FaceColor',[0 0 0]);
rectangle('Position',[1359.38 -562.5 46.875 46.875], 'FaceColor',[1 1 1]);
rectangle('Position',[1312.5 -609.375 46.875 46.875], 'FaceColor',[0 0 0]);
rectangle('Position',[1359.38 -609.375 46.875 46.875], 'FaceColor',[1 1 1]);
rectangle('Position',[1312.5 -656.25 46.875 46.875], 'FaceColor',[0 0 0]);
rectangle('Position',[1359.38 -656.25 46.875 46.875], 'FaceColor',[1 1 1]);
rectangle('Position',[1312.5 -703.125 46.875 46.875], 'FaceColor',[0 0 0]);
rectangle('Position',[1359.38 -703.125 46.875 46.875], 'FaceColor',[1 1 1]);
rectangle('Position',[1312.5 -750 46.875 46.875], 'FaceColor',[0 0 0]);
rectangle('Position',[1359.38 -750 46.875 46.875], 'FaceColor',[1 1 1]);
rectangle('Position',[656.25 -1359.38 46.875 46.875], 'FaceColor',[1 1 1]);
rectangle('Position',[703.125 -1359.38 46.875 46.875], 'FaceColor',[1 1 1]);
rectangle('Position',[656.25 -1406.25 46.875 46.875], 'FaceColor',[0 0 0]);
rectangle('Position',[703.125 -1406.25 46.875 46.875], 'FaceColor',[0 0 0]);
rectangle('Position',[750 -1359.38 46.875 46.875], 'FaceColor',[1 1 1]);
rectangle('Position',[796.875 -1359.38 46.875 46.875], 'FaceColor',[1 1 1]);
rectangle('Position',[750 -1406.25 46.875 46.875], 'FaceColor',[0 0 0]);
rectangle('Position',[796.875 -1406.25 46.875 46.875], 'FaceColor',[0 0 0]);
rectangle('Position',[1968.75 -1359.38 46.875 46.875], 'FaceColor',[0 0 0]);
rectangle('Position',[2015.62 -1359.38 46.875 46.875], 'FaceColor',[0 0 0]);
rectangle('Position',[1968.75 -1406.25 46.875 46.875], 'FaceColor',[1 1 1]);
rectangle('Position',[2015.62 -1406.25 46.875 46.875], 'FaceColor',[1 1 1]);
rectangle('Position',[1593.75 -2109.38 46.875 46.875], 'FaceColor',[1 1 1]);
rectangle('Position',[1640.62 -2109.38 46.875 46.875], 'FaceColor',[0 0 0]);
rectangle('Position',[1593.75 -2156.25 46.875 46.875], 'FaceColor',[1 1 1]);
rectangle('Position',[1640.62 -2156.25 46.875 46.875], 'FaceColor',[0 0 0]);
rectangle('Position',[1593.75 -2203.12 46.875 46.875], 'FaceColor',[1 1 1]);
rectangle('Position',[1640.62 -2203.12 46.875 46.875], 'FaceColor',[0 0 0]);
rectangle('Position',[1593.75 -2250 46.875 46.875], 'FaceColor',[1 1 1]);
rectangle('Position',[1640.62 -2250 46.875 46.875], 'FaceColor',[0 0 0]);
rectangle('Position',[2250 -2109.38 46.875 46.875], 'FaceColor',[1 1 1]);
rectangle('Position',[2296.88 -2109.38 46.875 46.875], 'FaceColor',[1 1 1]);
rectangle('Position',[2250 -2156.25 46.875 46.875], 'FaceColor',[0 0 0]);
rectangle('Position',[2296.88 -2156.25 46.875 46.875], 'FaceColor',[0 0 0]);
rectangle('Position',[2343.75 -2109.38 46.875 46.875], 'FaceColor',[1 1 1]);
rectangle('Position',[2390.62 -2109.38 46.875 46.875], 'FaceColor',[1 1 1]);
rectangle('Position',[2343.75 -2156.25 46.875 46.875], 'FaceColor',[0 0 0]);
rectangle('Position',[2390.62 -2156.25 46.875 46.875], 'FaceColor',[0 0 0]);
rectangle('Position',[2437.5 -2109.38 46.875 46.875], 'FaceColor',[1 1 1]);
rectangle('Position',[2484.38 -2109.38 46.875 46.875], 'FaceColor',[1 1 1]);
rectangle('Position',[2437.5 -2156.25 46.875 46.875], 'FaceColor',[0 0 0]);
rectangle('Position',[2484.38 -2156.25 46.875 46.875], 'FaceColor',[0 0 0]);
rectangle('Position',[2531.25 -2109.38 46.875 46.875], 'FaceColor',[1 1 1]);
rectangle('Position',[2578.12 -2109.38 46.875 46.875], 'FaceColor',[1 1 1]);
rectangle('Position',[2531.25 -2156.25 46.875 46.875], 'FaceColor',[0 0 0]);
rectangle('Position',[2578.12 -2156.25 46.875 46.875], 'FaceColor',[0 0 0]);
rectangle('Position',[2625 -2109.38 46.875 46.875], 'FaceColor',[1 1 1]);
rectangle('Position',[2671.88 -2109.38 46.875 46.875], 'FaceColor',[1 1 1]);
rectangle('Position',[2625 -2156.25 46.875 46.875], 'FaceColor',[0 0 0]);
rectangle('Position',[2671.88 -2156.25 46.875 46.875], 'FaceColor',[0 0 0]);
rectangle('Position',[2718.75 -2109.38 46.875 46.875], 'FaceColor',[1 1 1]);
rectangle('Position',[2765.62 -2109.38 46.875 46.875], 'FaceColor',[1 1 1]);
rectangle('Position',[2718.75 -2156.25 46.875 46.875], 'FaceColor',[0 0 0]);
rectangle('Position',[2765.62 -2156.25 46.875 46.875], 'FaceColor',[0 0 0]);
rectangle('Position',[2812.5 -2109.38 46.875 46.875], 'FaceColor',[1 1 1]);
rectangle('Position',[2859.38 -2109.38 46.875 46.875], 'FaceColor',[1 1 1]);
rectangle('Position',[2812.5 -2156.25 46.875 46.875], 'FaceColor',[0 0 0]);
rectangle('Position',[2859.38 -2156.25 46.875 46.875], 'FaceColor',[0 0 0]);
rectangle('Position',[1593.75 -2296.88 46.875 46.875], 'FaceColor',[1 1 1]);
rectangle('Position',[1640.62 -2296.88 46.875 46.875], 'FaceColor',[0 0 0]);
rectangle('Position',[1593.75 -2343.75 46.875 46.875], 'FaceColor',[1 1 1]);
rectangle('Position',[1640.62 -2343.75 46.875 46.875], 'FaceColor',[0 0 0]);
rectangle('Position',[1593.75 -2390.62 46.875 46.875], 'FaceColor',[1 1 1]);
rectangle('Position',[1640.62 -2390.62 46.875 46.875], 'FaceColor',[0 0 0]);
rectangle('Position',[1593.75 -2437.5 46.875 46.875], 'FaceColor',[1 1 1]);
rectangle('Position',[1640.62 -2437.5 46.875 46.875], 'FaceColor',[0 0 0]);
rectangle('Position',[1593.75 -2484.38 46.875 46.875], 'FaceColor',[1 1 1]);
rectangle('Position',[1640.62 -2484.38 46.875 46.875], 'FaceColor',[0 0 0]);
rectangle('Position',[1593.75 -2531.25 46.875 46.875], 'FaceColor',[1 1 1]);
rectangle('Position',[1640.62 -2531.25 46.875 46.875], 'FaceColor',[0 0 0]);
rectangle('Position',[1593.75 -2578.12 46.875 46.875], 'FaceColor',[1 1 1]);
rectangle('Position',[1640.62 -2578.12 46.875 46.875], 'FaceColor',[0 0 0]);
rectangle('Position',[1593.75 -2625 46.875 46.875], 'FaceColor',[1 1 1]);
rectangle('Position',[1640.62 -2625 46.875 46.875], 'FaceColor',[0 0 0]);
rectangle('Position',[1593.75 -2671.88 46.875 46.875], 'FaceColor',[1 1 1]);
rectangle('Position',[1640.62 -2671.88 46.875 46.875], 'FaceColor',[0 0 0]);
rectangle('Position',[1593.75 -2718.75 46.875 46.875], 'FaceColor',[1 1 1]);
rectangle('Position',[1640.62 -2718.75 46.875 46.875], 'FaceColor',[0 0 0]);
rectangle('Position',[1593.75 -2765.62 46.875 46.875], 'FaceColor',[1 1 1]);
rectangle('Position',[1640.62 -2765.62 46.875 46.875], 'FaceColor',[0 0 0]);
rectangle('Position',[1593.75 -2812.5 46.875 46.875], 'FaceColor',[1 1 1]);
rectangle('Position',[1640.62 -2812.5 46.875 46.875], 'FaceColor',[0 0 0]);
rectangle('Position',[1593.75 -2859.38 46.875 46.875], 'FaceColor',[1 1 1]);
rectangle('Position',[1640.62 -2859.38 46.875 46.875], 'FaceColor',[0 0 0]);
rectangle('Position',[1593.75 -2906.25 46.875 46.875], 'FaceColor',[1 1 1]);
rectangle('Position',[1640.62 -2906.25 46.875 46.875], 'FaceColor',[0 0 0]);
X=[2800,2718.75,2437.5,2437.5,2156.25,2156.25,2015.62,1921.88,1828.12,1734.38,1640.62,1546.88,1453.12,1359.38,1218.75,1031.25,890.625,820.312,773.438,726.562,679.688,609.375,609.375,468.75,468.75,468.75,468.75,468.75,281.25,281.25,200];
Y=[-200,-281.25,-562.5,-937.5,-1218.75,-1406.25,-1546.88,-1640.62,-1640.62,-1640.62,-1640.62,-1640.62,-1640.62,-1640.62,-1593.75,-1406.25,-1359.38,-1335.94,-1335.94,-1335.94,-1335.94,-1359.38,-1453.12,-1593.75,-1781.25,-1968.75,-2156.25,-2343.75,-2531.25,-2718.75,-2800];
hold on;
plot(X,Y,'r');
legend('11721.8','Location','southoutside');
